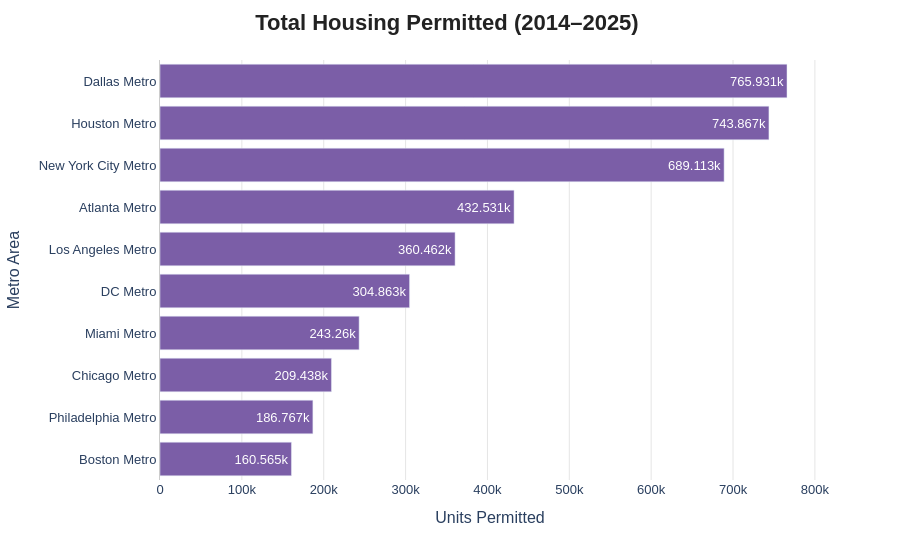

The notebook cell saved with this chart:
### Markdown cell above
### Total housing Permitted (2014-2025)

### Code cell
UNIT_COLORS = ['#7B5EA7', '#70C0BA', '#FFC000', '#ED7D31']

TITLE_STYLE = dict(
    font=dict(size=22, color='#222222', family='Arial'),
    xanchor='center',
    x=0.5
)

SHARED_TITLE = 'Most Populous Metros'


total_housing = all_time_housing.groupby(by='Name',as_index=False).sum().sort_values(by='Total',ascending=False)

fig = px.bar(total_housing,
             text_auto=True,
             x='Total',
             y='Name',
             orientation='h',
             color_discrete_sequence=UNIT_COLORS,
             labels={'Name':'Metro Area','Total':'Units Permitted'})

fig.update_layout(title={**TITLE_STYLE,'text': '<b>Total Housing Permitted (2014–2025) </b>'},
                font=dict(family='Arial', size=13),
                legend=dict(title=None),
                plot_bgcolor='white',
                xaxis=dict(gridcolor='#E5E5E5', gridwidth=1),
                yaxis=dict(linecolor='#CCCCCC', categoryorder='total ascending'))

fig.update_traces(insidetextfont=dict(color='white'), outsidetextfont=dict(color='#333333'))

### Figure 1 — Plotly figure (JSON) as saved in the notebook; plotly's stock layout.template omitted (floating-point values rounded to 4 significant figures)
{"data": [{"hovertemplate": "Units Permitted=%{x}<br>Metro Area=%{y}<extra></extra>", "insidetextfont": {"color": "white"}, "legendgroup": "", "marker": {"color": "#7B5EA7", "pattern": {"shape": ""}}, "name": "", "orientation": "h", "outsidetextfont": {"color": "#333333"}, "showlegend": false, "textposition": "auto", "texttemplate": "%{x}", "type": "bar", "x": [765900.0, 743900.0, 689100.0, 432500.0, 360500.0, 304900.0, 243300.0, 209400.0, 186800.0, 160600.0], "xaxis": "x", "y": ["Dallas Metro", "Houston Metro", "New York City Metro", "Atlanta Metro", "Los Angeles Metro", "DC Metro", "Miami Metro", "Chicago Metro", "Philadelphia Metro", "Boston Metro"], "yaxis": "y"}], "layout": {"barmode": "relative", "font": {"family": "Arial", "size": 13}, "legend": {"title": {}, "tracegroupgap": 0}, "margin": {"t": 60}, "plot_bgcolor": "white", "title": {"font": {"color": "#222222", "family": "Arial", "size": 22}, "text": "<b>Total Housing Permitted (2014–2025) </b>", "x": 0.5, "xanchor": "center"}, "xaxis": {"anchor": "y", "domain": [0, 1], "gridcolor": "#E5E5E5", "gridwidth": 1, "title": {"text": "Units Permitted"}}, "yaxis": {"anchor": "x", "categoryorder": "total ascending", "domain": [0, 1], "linecolor": "#CCCCCC", "title": {"text": "Metro Area"}}}}
